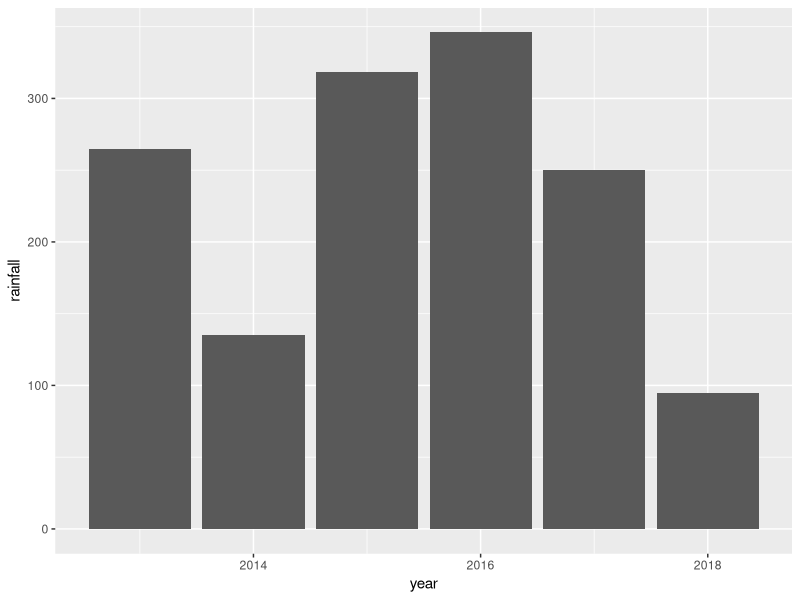

The R script that drew this image:
## ---- chunk 1
# rachael cooper
beaches <- read.csv("beaches.csv")
## ---- chunk 2
# sarah gould
library(ggplot2)
library(dplyr)

beaches<-beaches%>%na.omit()%>%group_by(year)
ggplot(beaches, aes(x=year, y=rainfall))+geom_bar(stat="identity")
